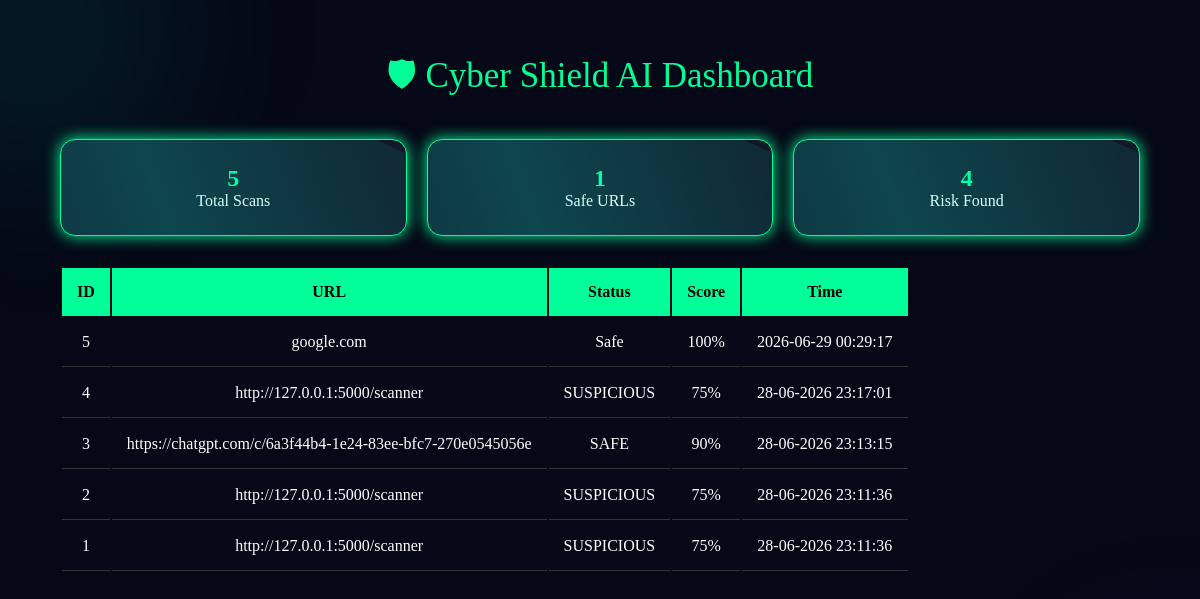
Page /dashboard on the earlier database version.
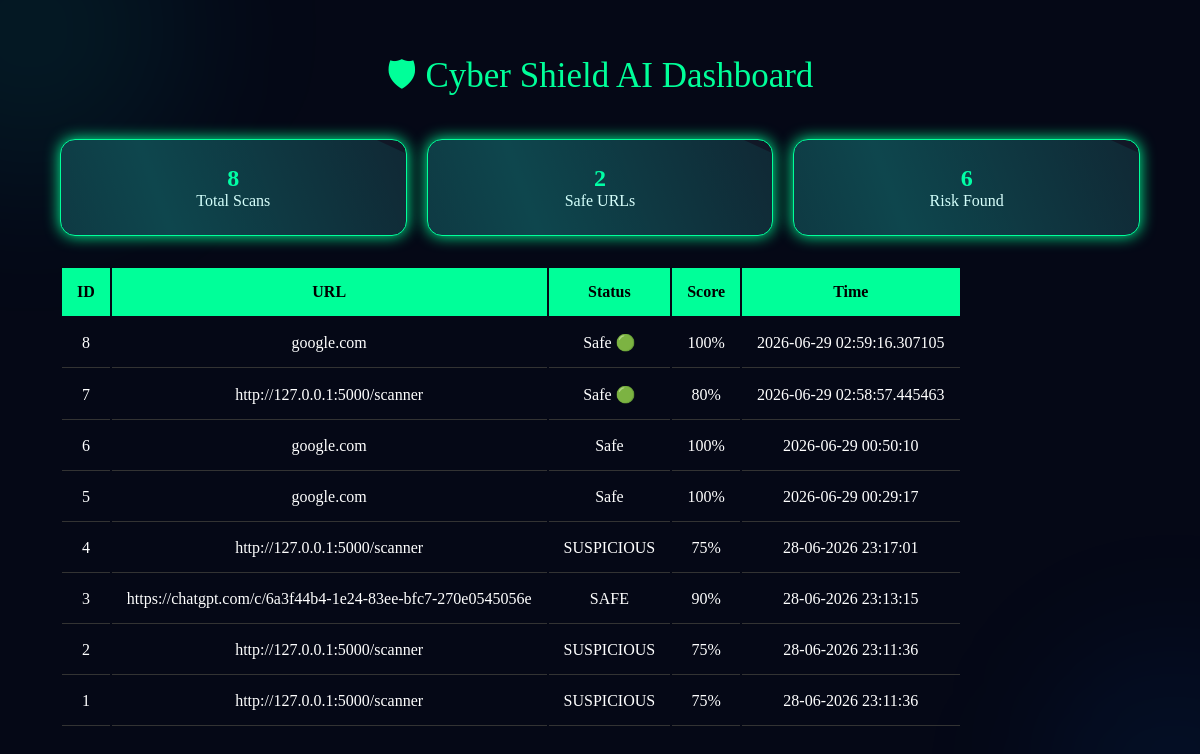
Same page on the later database version.
### tables this page shows
CREATE TABLE scans(
        id INTEGER PRIMARY KEY AUTOINCREMENT,
        url TEXT,
        status TEXT,
        score INTEGER,
        scan_time TEXT
    );

### app.py (the view)
@app.route("/dashboard")
def dashboard():
    conn = sqlite3.connect("database.db")
    cursor = conn.cursor()
    cursor.execute(
        "SELECT * FROM scans ORDER BY id DESC"
    )
    scans = cursor.fetchall()
    total = len(scans)
    safe = 0
    risk = 0
    for scan in scans:
        if scan[2] == "Safe":
            safe += 1
        else:
            risk += 1
    conn.close()
    return render_template(
        "dashboard.html",
        scans=scans,
        total=total,
        safe=safe,
        risk=risk
    )

### templates/dashboard.html (shortened to what this page needs)
<!DOCTYPE html>
<html>
<head>
<link rel="stylesheet" href="{{ url_for('static', filename='css/style.css') }}">
</head>
<body>
<div class="container">
<div class="title">
🛡 Cyber Shield AI Dashboard
</div>
<div class="cards">
<div class="card">
<h2>{{total}}</h2>
<p>Total Scans</p>
</div>
<div class="card">
<h2>{{safe}}</h2>
<p>Safe URLs</p>
</div>
<div class="card">
<h2>{{risk}}</h2>
<p>Risk Found</p>
</div>
</div>
<table>
<tr>
<th>ID</th>
<th>URL</th>
<th>Status</th>
<th>Score</th>
<th>Time</th>
</tr>
{% for scan in scans %}
<tr>
<td>{{scan[0]}}</td>
<td>{{scan[1]}}</td>
<td>{{scan[2]}}</td>
<td>{{scan[3]}}%</td>
<td>{{scan[4]}}</td>
</tr>
{% endfor %}
</table>
</div>
</body>
</html>

### static/css/style.css (style rules this page uses)
* { margin:0; padding:0; box-sizing:border-box; scroll-behavior:smooth; }
body { font-family:'Poppins',sans-serif; background:#050816; color:white; overflow-x:hidden; }
.cards { display:grid; grid-template-columns:repeat(auto-fit,minmax(250px,1fr)); gap:30px; }
.card { background:rgba(255,255,255,.05); padding:35px; border-radius:20px; text-align:center; backdrop-filter:blur(12px); transition:.4s; border:1px solid rgba(0,255,231,.25); }
.card { position:relative; overflow:hidden; }
.card::before { content:""; position:absolute; top:-100%; left:-100%; width:250%; height:250%; background:linear-gradient( 45deg, transparent, rgba(0,255,231,.2), transparent); transform:rotate(25deg); transition:.8s; }
body::before { content:""; position:fixed; width:300px; height:300px; background:rgba(0,255,231,.08); border-radius:50%; top:-120px; left:-120px; filter:blur(80px); z-index:-1; }
body::after { content:""; position:fixed; width:250px; height:250px; background:rgba(0,120,255,.08); border-radius:50%; bottom:-100px; right:-100px; filter:blur(70px); z-index:-1; }

### templates/dashboard.html (style rules this page uses)
body { background:#050816; color:white; font-family:Poppins; }
.container { width:90%; margin:50px auto; }
.title { text-align:center; color:#00ff99; font-size:35px; }
.cards { display:flex; gap:20px; margin:30px 0; }
.card { flex:1; background:#111827; padding:25px; border-radius:15px; text-align:center; border:1px solid #00ff99; box-shadow:0 0 15px #00ff99; }
.card h2 { color:#00ff99; }
th { background:#00ff99; color:black; padding:15px; }
td { padding:15px; border-bottom:1px solid #333; text-align:center; }

Differences in the rows shown:
added scans: id "8", url "google.com", status "Safe 🟢", score "100", scan_time "2026-06-29 02:59:16.307105"
added scans: id "7", url "http://127.0.0.1:5000/scanner", status "Safe 🟢", score "80", scan_time "2026-06-29 02:58:57.445463"
added scans: id "6", url "google.com", status "Safe", score "100", scan_time "2026-06-29 00:50:10"
Other differences:
{{ total }}: "5" → "8"
{{ safe }}: "1" → "2"
{{ risk }}: "4" → "6"
